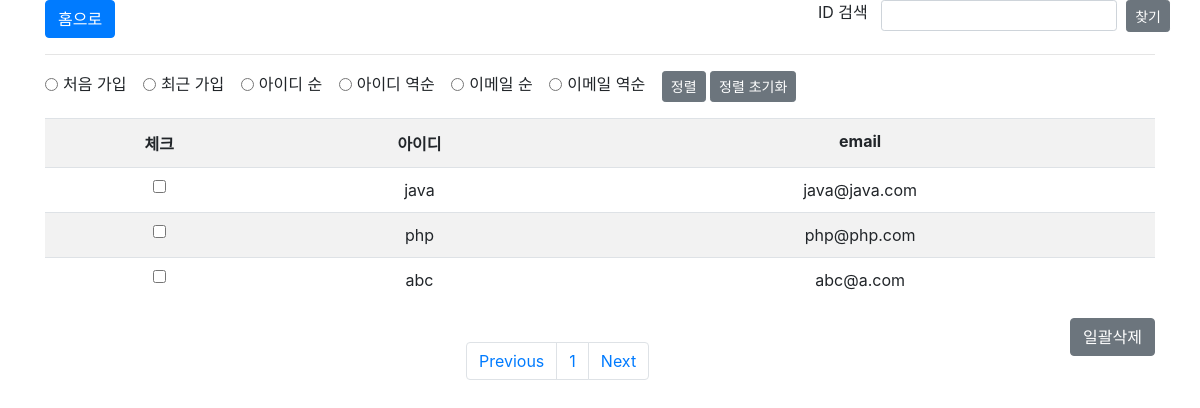
Screenshot of /userMgmt.php (signed in) with the database file from the repository.
### tables this page shows
create table user_tb(
	user_no int primary key auto_increment,
    id varchar(20) not null unique,
    pw varchar(20) not null,
    email varchar(20) not null unique,
    is_admin int default 1 check(is_admin in (0,1)) 
)default charset = utf8;

### userMgmt.php (the view, shortened to what this page needs)
<html>
<head>
    <link rel="stylesheet" href="css/bootstrap.css">
</head>
<body>
<div class="container">
<a href="main.php"><button class="btn btn-primary">홈으로</button></a>
<div class = 'float-right'>
<form name="search_frm" action="userMgmt.php" method="get" autocomplete="off">
    <div class="form-group row">
    <label for="search">ID 검색&nbsp;&nbsp;&nbsp;</label>
    <div class="col-xs-2">
    <input type="text" class="form-control form-control-sm" name="search">
    </div>
    &nbsp;&nbsp;<button type="submit" class="btn btn-secondary btn-sm">찾기</button>
    </div>
</form>
</div>
<br>
<hr>
<form name="sort_frm" method="get" action="userMgmt.php">
<div class="form-check form-check-inline">
    <input class="form-check-input" type="radio" name="sort" value="time_asc">
    <label class="form-check-label">처음 가입</label>
</div>
<div class="form-check form-check-inline">
    <input class="form-check-input" type="radio" name="sort" value="time_desc">
    <label class="form-check-label">최근 가입</label>
</div>
<div class="form-check form-check-inline">
    <input class="form-check-input" type="radio" name="sort" value="id_asc">
    <label class="form-check-label">아이디 순</label>
</div>
<div class="form-check form-check-inline">
    <input class="form-check-input" type="radio" name="sort" value="id_desc">
    <label class="form-check-label">아이디 역순</label>
</div>
<div class="form-check form-check-inline">
    <input class="form-check-input" type="radio" name="sort" value="email_asc">
    <label class="form-check-label">이메일 순 </label>
</div>
<div class="form-check form-check-inline">
    <input class="form-check-input" type="radio" name="sort" value="email_desc">
    <label class="form-check-label">이메일 역순 </label>
</div>
    <button type="submit" class="btn btn-secondary btn-sm">정렬</button>
    <a href="userMgmt.php"><button class="btn btn-secondary btn-sm">정렬 초기화</button></a>
</form>
<?php
$pdo = DB_conn();
$id = '';
if(isset($_SESSION['id']))
{
    $id = $_SESSION['id'];
}
else
{
    print "<script>alert('로그인 상태가 아닙니다 홈으로 돌아갑니다.');</script>";
    print "<script>location.href='main.php';</script>";
}
try
{
    $adm_sql = "SELECT is_admin from user_tb where id = :id";
    $adm_stmh = $pdo->prepare($adm_sql);
    $adm_stmh->bindValue(':id',$id,PDO::PARAM_STR);
    $adm_stmh->execute();
    $adm_cnt=$adm_stmh->rowCount();
}
catch(PDOException $e)
{
    print 'error : '.$e->getMessage();
}
try
{
    if(isset($_GET['search']))
    {   $key = '%'.$_GET['search'].'%';
        $usr_cnt_sql = "SELECT count(user_no) as total FROM user_tb where id like :id";
        $usr_cnt_stmh=$pdo->prepare($usr_cnt_sql);
        $usr_cnt_stmh->bindValue(':id',$key,PDO::PARAM_STR);
        $usr_cnt_stmh->execute();
    }
    else
    {   $usr_cnt_sql = "SELECT count(user_no) as total FROM user_tb";
        $usr_cnt_stmh=$pdo->prepare($usr_cnt_sql);
        $usr_cnt_stmh->execute();
    }
}
catch(PDOException $e)
{   print 'err: '. $e->getMessage();   }
$usr_cnt_row=$usr_cnt_stmh->fetch(PDO::FETCH_ASSOC);
$total = $usr_cnt_row['total'];
$page = 1;
$list = 10;
$block = 5;
$total_page = ceil($total/$list);
$nowBlock = ceil($page/$block);
$s_page = ($nowBlock*$block)-($block-1);
if($s_page <= 1){
    $s_page = 1;
}
$e_page=$nowBlock*$block;
if($total_page<=$e_page){
    $e_page=$total_page;
}
$s_point = ($page-1)*$list;
$prev_page = $page-1;
if($prev_page<=0){
    $prev_page = 1;
}
$next_page = $page+1;
if($next_page >= $total_page){
    $next_page = $total_page;
}
try
{   $usr_sql = "SELECT * from user_tb where is_admin=1 order by user_no desc limit $s_point,$list";
    $usr_cnt=0;
    $usr_stmh = $pdo->prepare($usr_sql);
    $usr_stmh->execute();
    $usr_cnt=$usr_stmh->rowCount();
}
catch(PDOException $e)
{
    print 'user view error : '.$e->getMessage();
}
if ($adm_cnt == 0)
{
    print "<script>alert('관리자 인증 결과 불러오기 실패. 홈으로 돌아갑니다.');</script>";
    print "<script>location.href='main.php';</script>";
}
else
{
    $adm_row = $adm_stmh->fetch(PDO::FETCH_ASSOC);
    if($adm_row['is_admin']==1)
    {
        print "<script>alert('관리자 권한이 없습니다. 홈으로 돌아갑니다.');</script>";
        print "<script>location.href='main.php';</script>";
    }
    else
    {
        if($usr_cnt == 0)
        {
            print "<br>회원 정보가 없습니다.<br>\n";
            print "<button class='btn btn-light'><a href=main.php>홈으로</a></button>";
        }
        else
        {
            print "<form name='usr_del_frm' method='post' action='usrDelete.php'>";
            print "<table class='table table-striped'>\n";
            print "<tr><th class='text-center'>체크</th><th class='text-center'>아이디</th><th class='text-center'>email</th></tr>\n";
            while($usr_row=$usr_stmh->fetch(PDO::FETCH_ASSOC))
            {
                print "<tr>\n";
                print "<td><input type='checkbox' name='usr_del[]' value='".$usr_row['user_no']."'></td>";
                print "<td>".htmlspecialchars($usr_row['id'])."</td>\n";
                print "<td>".htmlspecialchars($usr_row['email'])."</td>";
                print "</tr>\n";
            }
            print "</table>\n";
            print "<button type=submit class = 'btn btn-secondary float-right' name='del'>일괄삭제</button>";
            print "</form>\n<br>";
        }
    }
}
print "<div aria-label='Page navigation example'>\n";
if(isset($_GET['search']))
{
    print "<ul class='pagination justify-content-center'>\n";
    print "<li class='page-item'><a class='page-link' href='".$_SERVER['PHP_SELF']."?search=".$_GET['search']."&page=".$prev_page."'>Previous</a></li>\n";
    for ($p=$s_page; $p<=$e_page; $p++)
    {
        print "<li class='page-item'><a class='page-link' href='".$_SERVER['PHP_SELF']."?search=".$_GET['search']."&page=".$p."'> ".$p." </a></li>\n";
    }
    print "<li class='page-item'><a class='page-link' href='".$_SERVER['PHP_SELF']."?search=".$_GET['search']."&page=".$next_page."'>Next</a></li>\n";
    print "</ul>";
}
else
{
    print "<ul class='pagination justify-content-center'>\n";
    print "<li class='page-item'><a class='page-link' href='".$_SERVER['PHP_SELF']."?page=".$prev_page."'>Previous</a></li>\n";
    for ($p=$s_page; $p<=$e_page; $p++)
    {
        print "<li class='page-item'><a class='page-link' href='".$_SERVER['PHP_SELF']."?page=".$p."'> ".$p." </a></li>\n";
    }
    print "<li class='page-item'><a class='page-link' href='".$_SERVER['PHP_SELF']."?page=".$next_page."'>Next</a></a></li>";
    print "</ul>";
}
?>
</div>
</body>
</html>

### userMgmt.php (style rules this page uses)
a { text-decoration:none; }
td { text-align:center; }

### rows the page displays
user_tb: id "java", email "java@java.com"
user_tb: id "php", email "php@php.com"
user_tb: id "abc", email "abc@a.com"
